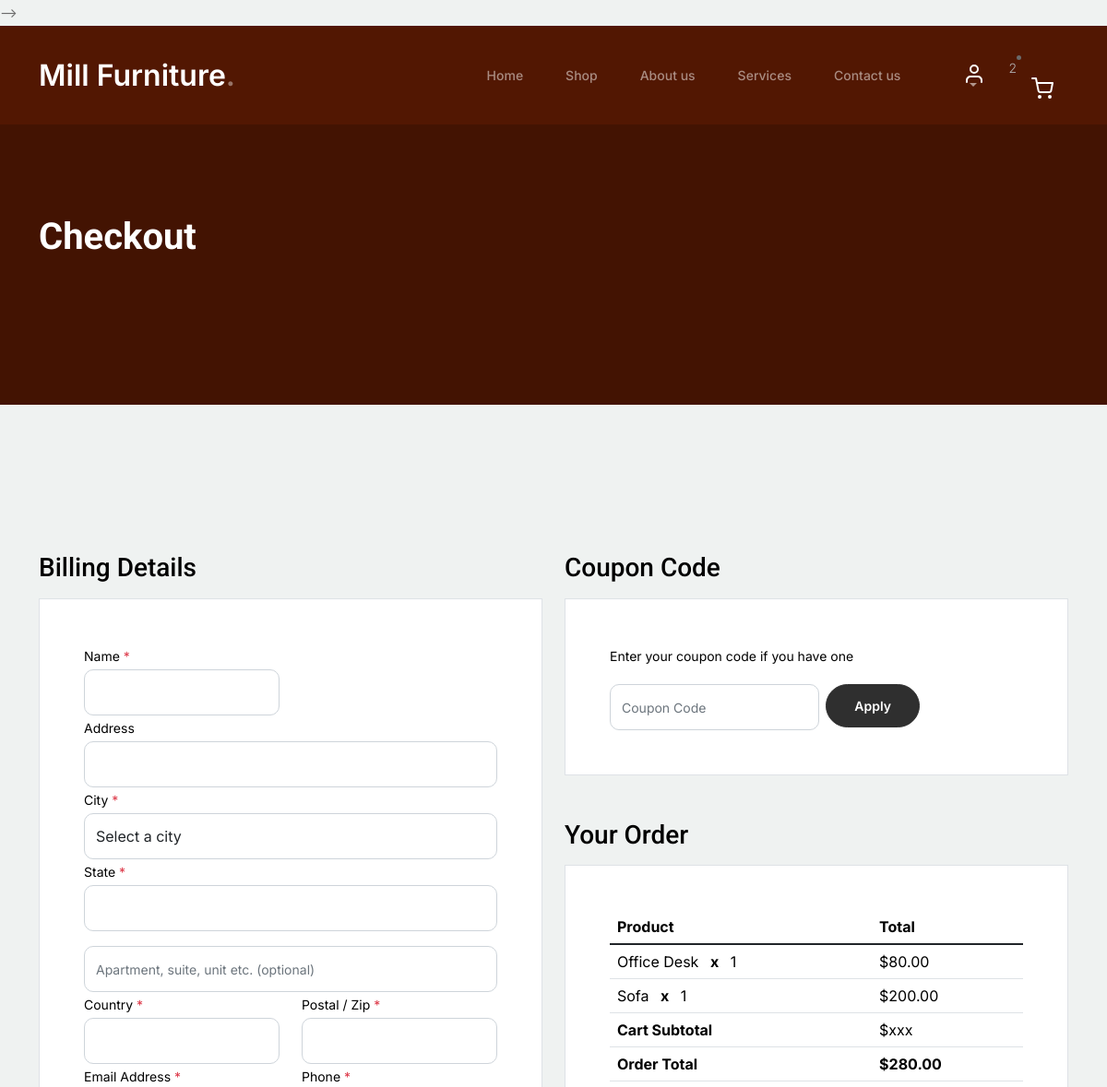
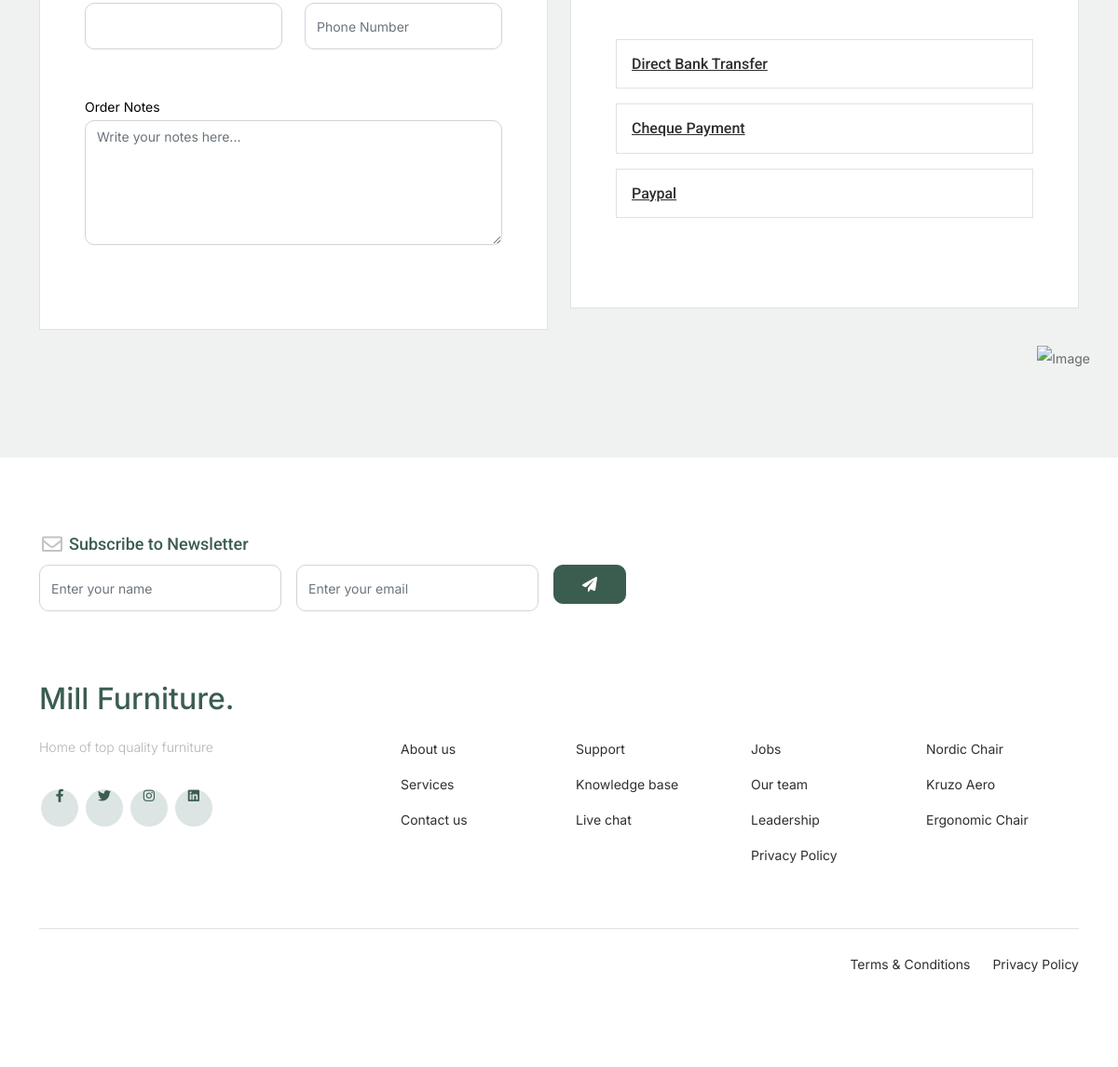
Page /checkout/ (signed in) on the committed database (2 pictures, top to bottom).
### store/models.py (models this page shows, shortened)
class OrderItem(models.Model):
    product = models.ForeignKey(Product, on_delete=models.SET_NULL,null=True)
    order = models.ForeignKey(Order,on_delete=models.SET_NULL,null=True)
    quantity = models.IntegerField(default=0,null=True,blank=True)
    date_added = models.DateTimeField(auto_now_add=True)
    @property
    def get_total(self):
        total = self.product.price * self.quantity
        return total

class Product(models.Model):
    name = models.CharField(max_length = 250)
    price = models.DecimalField(max_digits=7,decimal_places=2)
    digital = models.BooleanField(default = False, null = True, blank = True)
    image = models.ImageField(null = True, blank = True)
    category = models.ForeignKey(Category,on_delete=models.SET_NULL,null = True)

class Order(models.Model):
    customer = models.ForeignKey(Customer, on_delete = models.SET_NULL, null = True, blank = True)
    date_ordered = models.DateTimeField(auto_now_add=True)
    complete = models.BooleanField(default=False, blank = False, null =True)
    transaction_id = models.CharField(max_length = 100, null = True)
    @property
    def shipping(self):
        shipping = False
        orderitem = self.orderitem_set.all()
        for i in orderitem:
            if i.product.digital == False:
                shipping = True
        return shipping
    @property
    def get_cart_total(self):
        orderitems = self.orderitem_set.all()
        total = sum([item.get_total for item in orderitems])
        return total
    @property
    def get_cart_items(self):
        orderitems = self.orderitem_set.all()
        total = sum([item.quantity for item in orderitems])
        return total

### store/views.py (the view)
# urls.py: path('checkout/',views.checkout,name="checkout"),
def checkout(request):
    cartdata = cartData(request)
    items = cartdata['items']
    order = cartdata['order']
    cartitems = cartdata['cartitems']
    context = {"items":items,"order":order,"cartitems":cartitems}
    return render(request,"store/checkout.html",context)

### store/utils.py (called while the page is built, shortened)
def cartData(request):
    if request.user.is_authenticated:
        print(request.user)
        customer = request.user.customer
        order, created = Order.objects.get_or_create(customer = customer,complete = False)
        items = order.orderitem_set.all()
        cartitems = order.get_cart_items
    return {"items":items,"order":order,"cartitems":cartitems}

### store/templates/store/checkout.html (shortened to what this page needs)
{% extends 'store/main.html' %}
{% load static %}
{% block content %}
			<div class="hero">
				<div class="container">
					<div class="row justify-content-between">
						<div class="col-lg-5">
							<div class="intro-excerpt">
								<h1>Checkout</h1>
							</div>
						</div>
						<div class="col-lg-7">
						</div>
					</div>
				</div>
			</div>
		<div class="untree_co-section">
		    <div class="container">
		      <div class="row">
		        <div class="col-md-6 mb-5 mb-md-0">
		          <h2 class="h3 mb-3 text-black">Billing Details</h2>
		          <div class="p-3 p-lg-5 border bg-white">
					<form id  = "form">
		            <div class="form-group row">
		              <div class="col-md-6">
		                <label for="c_fname" class="text-black"  >Name <span class="text-danger">*</span></label>
		                <input type="text" class="form-control" id="c_fname" name="name">
		              </div>
		            </div>
		            <div class="form-group row">
		              <div class="col-md-12">
		                <label for="address" class="text-black">Address </label>
		                <input type="text" class="form-control" id="address" name="address">
		              </div>
		            </div>
					<div class="form-group">
						<label for="city" class="text-black">City <span class="text-danger">*</span></label>
						<select id="city" class="form-control">
						  <option value="1">Select a city</option>
						</select>
					  </div>
		            <div class="form-group row">
		              <div class="col-md-12">
		                <label for="state" class="text-black">State <span class="text-danger">*</span></label>
		                <input type="text" class="form-control" id="state" name="state" >
		              </div>
		            </div>
		            <div class="form-group mt-3">
		              <input type="text" class="form-control" placeholder="Apartment, suite, unit etc. (optional)">
		            </div>
		            <div class="form-group row">
		              <div class="col-md-6">
		                <label for="country" class="text-black">Country <span class="text-danger">*</span></label>
		                <input type="text" class="form-control" id="country" name="country">
		              </div>
		              <div class="col-md-6">
		                <label for="c_postal_zip" class="text-black">Postal / Zip <span class="text-danger">*</span></label>
		                <input type="text" class="form-control" id="c_postal_zip" name="zipcode">
		              </div>
		            </div>
		            <div class="form-group row mb-5">
		              <div class="col-md-6">
		                <label for="c_email_address" class="text-black">Email Address <span class="text-danger">*</span></label>
		                <input type="text" class="form-control" id="c_email_address" name="email">
		              </div>
		              <div class="col-md-6">
		                <label for="c_phone" class="text-black">Phone <span class="text-danger">*</span></label>
		                <input type="text" class="form-control" id="c_phone" name="c_phone" placeholder="Phone Number">
		              </div>
		            </div>
		            <div class="form-group">
		              <label for="c_order_notes" class="text-black">Order Notes</label>
		              <textarea name="c_order_notes" id="c_order_notes" cols="30" rows="5" class="form-control" placeholder="Write your notes here..."></textarea>
		            </div>
					<br>
		          </div>
		        </div>
		        <div class="col-md-6">
		          <div class="row mb-5">
		            <div class="col-md-12">
		              <h2 class="h3 mb-3 text-black">Coupon Code</h2>
		              <div class="p-3 p-lg-5 border bg-white">
		                <label for="c_code" class="text-black mb-3">Enter your coupon code if you have one</label>
		                <div class="input-group w-75 couponcode-wrap">
		                  <input type="text" class="form-control me-2" id="c_code" placeholder="Coupon Code" aria-label="Coupon Code" aria-describedby="button-addon2">
		                  <div class="input-group-append">
		                    <button class="btn btn-black btn-sm" type="button" id="button-addon2">Apply</button>
		                  </div>
		                </div>
		              </div>
		            </div>
		          </div>
		          <div class="row mb-5">
		            <div class="col-md-12">
		              <h2 class="h3 mb-3 text-black">Your Order</h2>
		              <div class="p-3 p-lg-5 border bg-white">
		                <table class="table site-block-order-table mb-5">
		                  <thead>
		                    <th>Product</th>
		                    <th>Total</th>
		                  </thead>
		                  <tbody>
							{% for item in items %}
		                    <tr>
		                      <td>{{item.product.name}} <strong class="mx-2">x</strong> {{item.quantity}}</td>
		                      <td>${{item.product.price}}</td>
		                    </tr>
							{% endfor %}
		                    <tr>
		                      <td class="text-black font-weight-bold"><strong>Cart Subtotal</strong></td>
		                      <td class="text-black">$xxx</td>
		                    </tr>
		                    <tr>
		                      <td class="text-black font-weight-bold"><strong>Order Total</strong></td>
		                      <td class="text-black font-weight-bold"><strong>${{order.get_cart_total}}</strong></td>
		                    </tr>
		                  </tbody>
		                </table>
		                <div class="border p-3 mb-3">
		                  <h3 class="h6 mb-0"><a class="d-block" data-bs-toggle="collapse" href="#collapsebank" role="button" aria-expanded="false" aria-controls="collapsebank">Direct Bank Transfer</a></h3>
		                </div>
		                <div class="border p-3 mb-3">
		                  <h3 class="h6 mb-0"><a class="d-block" data-bs-toggle="collapse" href="#collapsecheque" role="button" aria-expanded="false" aria-controls="collapsecheque">Cheque Payment</a></h3>
		                </div>
		                <div class="border p-3 mb-5">
		                  <h3 class="h6 mb-0"><a class="d-block" data-bs-toggle="collapse" href="#collapsepaypal" role="button" aria-expanded="false" aria-controls="collapsepaypal">Paypal</a></h3>
		                </div>
		              </div>
		            </div>
		          </div>
		        </div>
		      </div>
		    </div>
		  </div>
		<footer class="footer-section">
			<div class="container relative">
				<div class="sofa-img">
					<img src="https://fumbibucket-ecomm.s3.eu-west-2.amazonaws.com/sofa.png" alt="Image" class="img-fluid">
				</div>
				<div class="row">
					<div class="col-lg-8">
						<div class="subscription-form">
							<h3 class="d-flex align-items-center"><span class="me-1"><img src="/static/envelope-outline.svg" alt="Image" class="img-fluid"></span><span>Subscribe to Newsletter</span></h3>
							<form action="#" class="row g-3">
								<div class="col-auto">
									<input type="text" class="form-control" placeholder="Enter your name">
								</div>
								<div class="col-auto">
									<input type="email" class="form-control" placeholder="Enter your email">
								</div>
								<div class="col-auto">
									<button class="btn btn-primary">
										<span class="fa fa-paper-plane"></span>
									</button>
								</div>
							</form>
						</div>
					</div>
				</div>
				<div class="row g-5 mb-5">
					<div class="col-lg-4">
						<div class="mb-4 footer-logo-wrap"><a href="#" class="footer-logo">Mill Furniture<span>.</span></a></div>
						<p class="mb-4">Home of top quality furniture</p>
						<ul class="list-unstyled custom-social">
							<li><a href="#"><span class="fa fa-brands fa-facebook-f"></span></a></li>
							<li><a href="#"><span class="fa fa-brands fa-twitter"></span></a></li>
							<li><a href="#"><span class="fa fa-brands fa-instagram"></span></a></li>
							<li><a href="#"><span class="fa fa-brands fa-linkedin"></span></a></li>
						</ul>
					</div>
					<div class="col-lg-8">
						<div class="row links-wrap">
							<div class="col-6 col-sm-6 col-md-3">
								<ul class="list-unstyled">
									<li><a href="#">About us</a></li>
									<li><a href="#">Services</a></li>
									<li><a href="#">Contact us</a></li>
								</ul>
							</div>
							<div class="col-6 col-sm-6 col-md-3">
								<ul class="list-unstyled">
									<li><a href="#">Support</a></li>
									<li><a href="#">Knowledge base</a></li>
									<li><a href="#">Live chat</a></li>
								</ul>
							</div>
							<div class="col-6 col-sm-6 col-md-3">
								<ul class="list-unstyled">
									<li><a href="#">Jobs</a></li>
									<li><a href="#">Our team</a></li>
									<li><a href="#">Leadership</a></li>
									<li><a href="#">Privacy Policy</a></li>
								</ul>
							</div>
							<div class="col-6 col-sm-6 col-md-3">
								<ul class="list-unstyled">
									<li><a href="#">Nordic Chair</a></li>
									<li><a href="#">Kruzo Aero</a></li>
									<li><a href="#">Ergonomic Chair</a></li>
								</ul>
							</div>
						</div>
					</div>
				</div>
				<div class="border-top copyright">
					<div class="row pt-4">
						<div class="col-lg-6">
						</div>
						<div class="col-lg-6 text-center text-lg-end">
							<ul class="list-unstyled d-inline-flex ms-auto">
								<li class="me-4"><a href="#">Terms &amp; Conditions</a></li>
								<li><a href="#">Privacy Policy</a></li>
							</ul>
						</div>
					</div>
				</div>
			</div>
		</footer>
{% endblock %}

### static/css-login/style.css (style rules this page uses)
body { font-family: "Roboto", sans-serif; background-color: #f8fafb; }
p { color: #b3b3b3; font-weight: 300; }
h1, h2, h3, h4, h5, h6, .h1, .h2, .h3, .h4, .h5, .h6 { font-family: "Roboto", sans-serif; }
a { -webkit-transition: .3s all ease; -o-transition: .3s all ease; transition: .3s all ease; }
h2 { font-size: 20px; }

### static/css/style.css (style rules this page uses)
body { overflow-x: hidden; position: relative; }
body { font-family: "Inter", sans-serif; font-weight: 400; line-height: 28px; color: #6a6a6a; font-size: 14px; background-color: #eff2f1; }
a { text-decoration: none; -webkit-transition: .3s all ease; -o-transition: .3s all ease; transition: .3s all ease; color: #2f2f2f; text-decoration: underline; }
.hero { background: #431302; padding: calc(4rem - 30px) 0 0rem 0; }
@media (min-width: 768px) { .hero { padding: calc(4rem - 30px) 0 4rem 0; } }
@media (min-width: 992px) { .hero { padding: calc(8rem - 30px) 0 8rem 0; } }
.hero .intro-excerpt { position: relative; z-index: 4; }
@media (min-width: 992px) { .hero .intro-excerpt { max-width: 450px; } }
.hero h1 { font-weight: 700; color: #ffffff; margin-bottom: 30px; }
.btn { font-weight: 600; padding: 12px 30px; border-radius: 30px; color: #ffffff; background: #2f2f2f; border-color: #2f2f2f; }
.btn.btn-primary { background: #3b5d50; border-color: #3b5d50; }
.footer-section { padding: 80px 0; background: #ffffff; }
.footer-section .relative { position: relative; }
.footer-section a { text-decoration: none; color: #2f2f2f; -webkit-transition: .3s all ease; -o-transition: .3s all ease; transition: .3s all ease; }
.footer-section .subscription-form { margin-bottom: 40px; position: relative; z-index: 2; margin-top: 100px; }
@media (min-width: 992px) { .footer-section .subscription-form { margin-top: 0px; margin-bottom: 80px; } }
.footer-section .subscription-form h3 { font-size: 18px; font-weight: 500; color: #3b5d50; }
.footer-section .subscription-form .form-control { height: 50px; border-radius: 10px; font-family: "Inter", sans-serif; }
.footer-section .subscription-form .btn { border-radius: 10px !important; }
.footer-section .sofa-img { position: absolute; top: -200px; z-index: 1; right: 0; }
.footer-section .sofa-img img { max-width: 380px; }
.footer-section .links-wrap { margin-top: 0px; }
@media (min-width: 992px) { .footer-section .links-wrap { margin-top: 54px; } }
.footer-section .links-wrap ul li { margin-bottom: 10px; }
.footer-section .footer-logo-wrap .footer-logo { font-size: 32px; font-weight: 500; text-decoration: none; color: #3b5d50; }
.footer-section .custom-social li { margin: 2px; display: inline-block; }
.footer-section .custom-social li a { width: 40px; height: 40px; text-align: center; line-height: 40px; display: inline-block; background: #dce5e4; color: #3b5d50; border-radius: 50%; }
.footer-section .border-top { border-color: #dce5e4; }
.footer-section .border-top.copyright { font-size: 14px !important; }
.untree_co-section { padding: 7rem 0; }
.form-control { height: 50px; border-radius: 10px; font-family: "Inter", sans-serif; }
textarea { height: auto !important; }
.site-block-order-table th { border-top: none !important; border-bottom-width: 1px !important; }
.site-block-order-table td, .site-block-order-table th { color: #000000; }
.couponcode-wrap input { border-radius: 10px !important; }

### rows in the picture
OrderItem: product.name "Office Desk", quantity "1", product.price "80.00"
OrderItem: product.name "Sofa", quantity "1", product.price "200.00"
Order: get_cart_total "280.00"

### other values in the picture
{{ cartitems }} "2"
